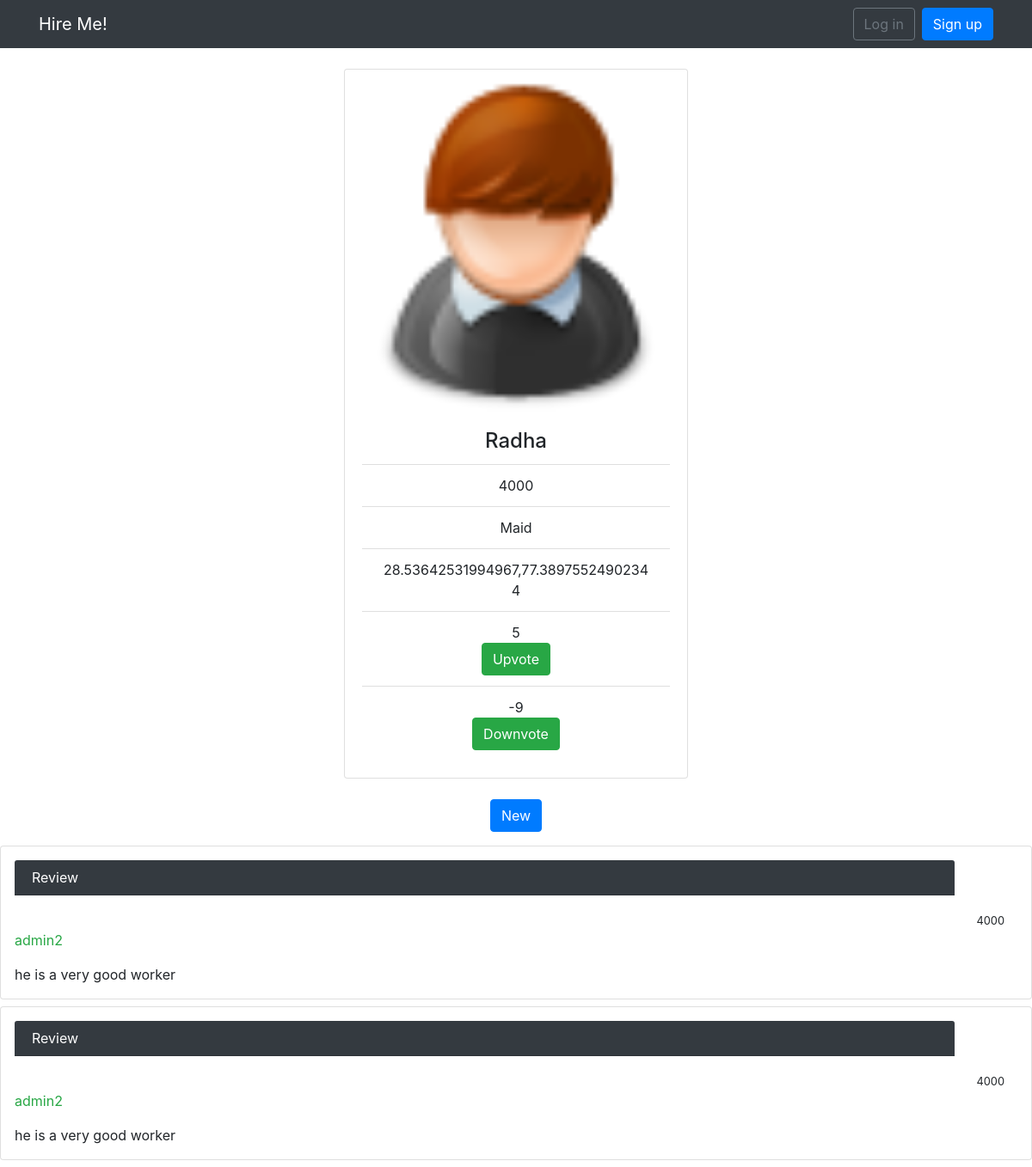
The app's page /services/2/1/review/, older data.
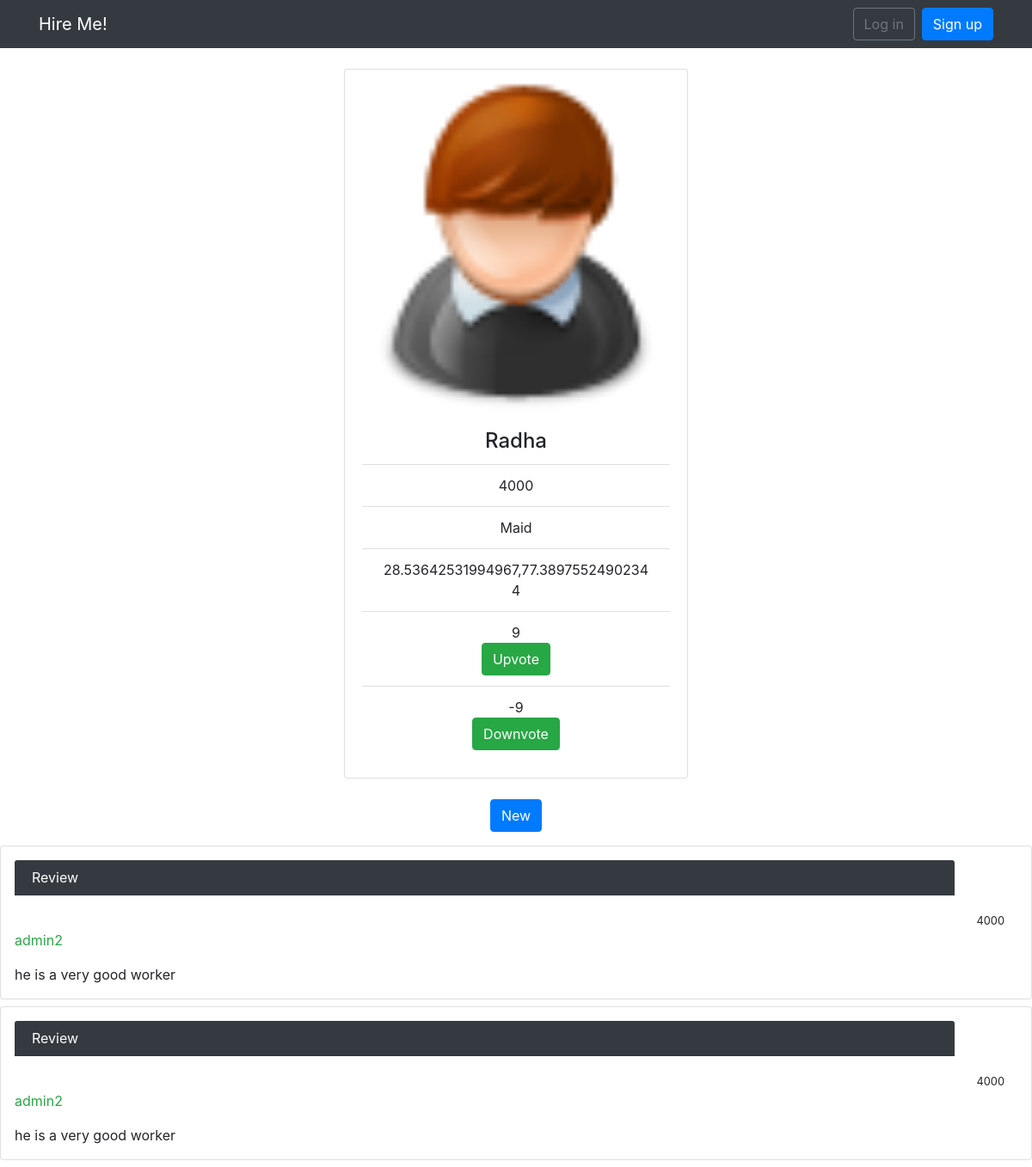
The same page, newer data.
### hire/models.py (models this page shows, shortened)
class Service_category(models.Model):
	namee = models.CharField(max_length = 100,unique=True)
	desc = models.CharField(max_length = 150)
	price = models.CharField(max_length = 10)
	location = models.CharField(max_length = 50)
	service = models.ForeignKey(Services,related_name = 'serces')
	last_updated = models.DateTimeField(auto_now_add=True)
	position = GeopositionField(null=True)
	upvotes = models.IntegerField(default = 0)
	downvotes = models.IntegerField(default =0)

class Services(models.Model):
	name = models.CharField(max_length = 40, unique =True)
	category = models.CharField(max_length = 40)
	last_updated = models.DateTimeField(auto_now_add=True)
	def __str__(self):
		return self.name

### hire/views.py (the view)
# urls.py: url(r'^services/(?P<pk>\d+)/(?P<Service_category_pk>\d+)/review/$', hire_views.review, name='review'),
def review(request,pk,Service_category_pk):
	ser = get_object_or_404(Service_category,service__pk=pk,pk =Service_category_pk)
	er = Page.objects.filter(service_main=pk,service_cat=Service_category_pk)
	res = get_object_or_404(Services,pk=pk)
	print(er)
	return render(request,'review.html',{'service' : ser, 'revice' : res, 'review' : er,})

### hire/models.py (called while the page is built)
	def __str__(self):
		return self.Review

### templates/review.html (shortened to what this page needs)
<!DOCTYPE html>
<html lang="en">
<head>
    <link rel="stylesheet" href="https://cdnjs.cloudflare.com/ajax/libs/font-awesome/4.7.0/css/font-awesome.min.css">
  <link rel="stylesheet" href="https://maxcdn.bootstrapcdn.com/bootstrap/4.1.0/css/bootstrap.min.css">
  <link rel="stylesheet" href="https://maxcdn.bootstrapcdn.com/bootstrap/4.1.0/css/bootstrap.min.css">
<center><div class="container" style="margin-top:80px">
  <div class="card" style="width:400px">
    <img class="card-img-top" src="/static/img/2.png" alt="Card image" style="width:100%">
    <div class="card-body">
      <h4 class="card-title">{{service.namee}}</h4>
      <ul class="list-group list-group-flush">
    <li class="list-group-item">{{service.price}}</li>
    <li class="list-group-item">{{service.service}}</li>
     <li class="list-group-item">{{service.position}}</li>
      <li class="list-group-item">{{service.upvotes}}
      <center><a href="{% url 'increment' revice.pk service.pk %}"> <button type='button' id="clap" class="btn btn-success" >Upvote</button></a></center></li>
       <li class="list-group-item">{{service.downvotes}}
       <center> <a href="{% url 'decrement' revice.pk service.pk %}"><button type='button' id="claap" class="btn btn-success">Downvote</button></a></center></li>
    </div>
  </div></center>
  <br>
   </head>
<body>
<nav class="navbar navbar-expand-sm navbar-dark bg-dark fixed-top">
        <div class="container">
          <a class="navbar-brand" href="{% url 'home' %}">Hire Me!</a>
          <div class="collapse navbar-collapse" id="mainMenu">
            {% if user.is_authenticated %}
              <ul class="navbar-nav ml-auto">
                <li class="nav-item dropdown">
                  <a class="nav-link dropdown-toggle" href="#" id="userMenu" data-toggle="dropdown" aria-haspopup="true" aria-expanded="false">
                    {{ user.username }}
                  </a>
                  <div class="dropdown-menu dropdown-menu-right" aria-labelledby="userMenu">
                    <a class="dropdown-item" href="#">My account</a>
                    <div class="dropdown-divider"></div>
                    <a class="dropdown-item" href="{% url 'logout' %}">Log out</a>
                  </div>
                </li>
              </ul>
            {% else %}
              <form class="form-inline ml-auto">
                <a href="{% url 'login' %}" class="btn btn-outline-secondary">Log in</a>
                <a href="{% url 'signup' %}" class="btn btn-primary ml-2">Sign up</a>
              </form>
            {% endif %}
          </div>
        </div>
      </nav>
  <center><a href = "{% url 'review_new' revice.pk service.pk %}" < button type="submit" class="btn btn-primary"> New</button></a></center>
   {% for review in review %}
    <div class="card mb-2">
      <div class="card-body p-3">
        <div class="row mb-3">
          <div class="col-6">
            <div class="card-header text-white bg-dark py-2 px-6" style="width: 68.3rem;">Review</div>
          </div>
          </div>
          <div class="col-12 text-right">
            <small class=".text-primary"> {{service.price}}</small>
          </div>
          <p class="text-success">{{review.started_by}}</p>
          <div class=".text-muted">{{review.Review}}</div>
      </div>
    </div>
    {% endfor %}
</body>
</html>

Row changes from the older to the newer data that the page shows:
changed Service_category "Radha": upvotes "5" → "9"
